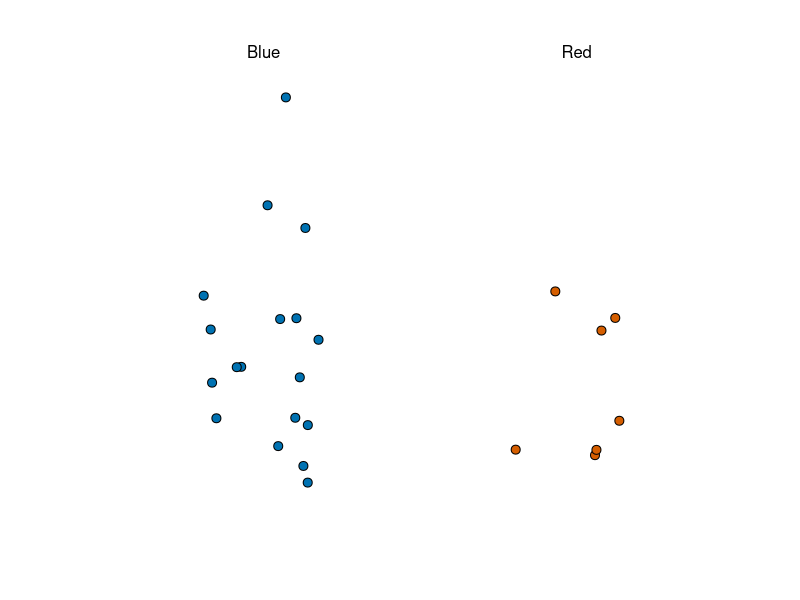
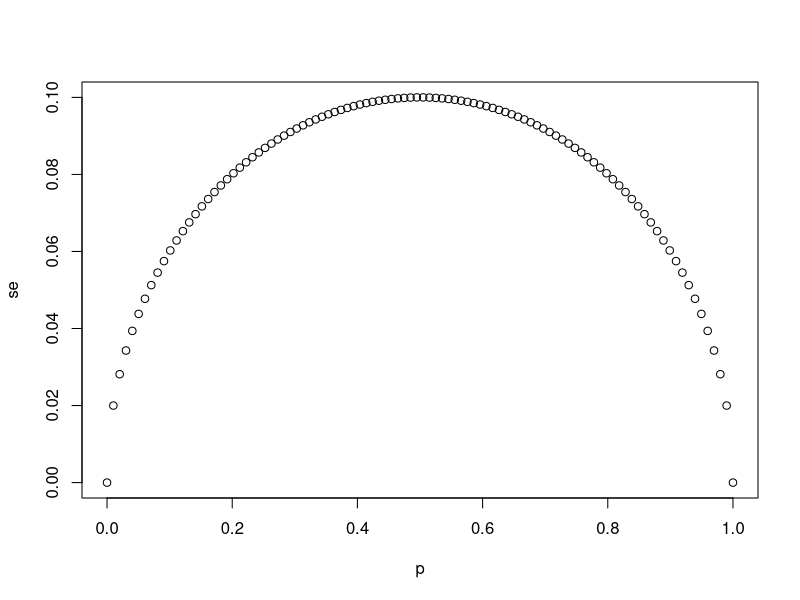
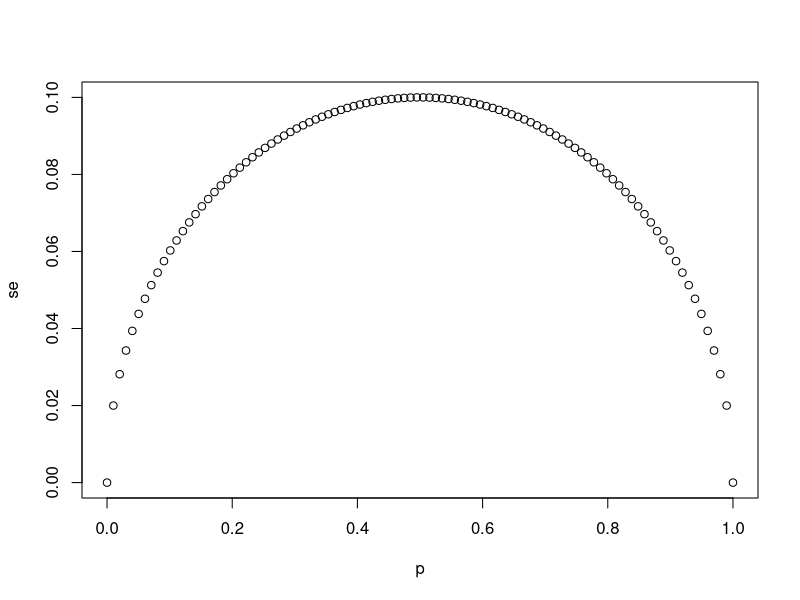
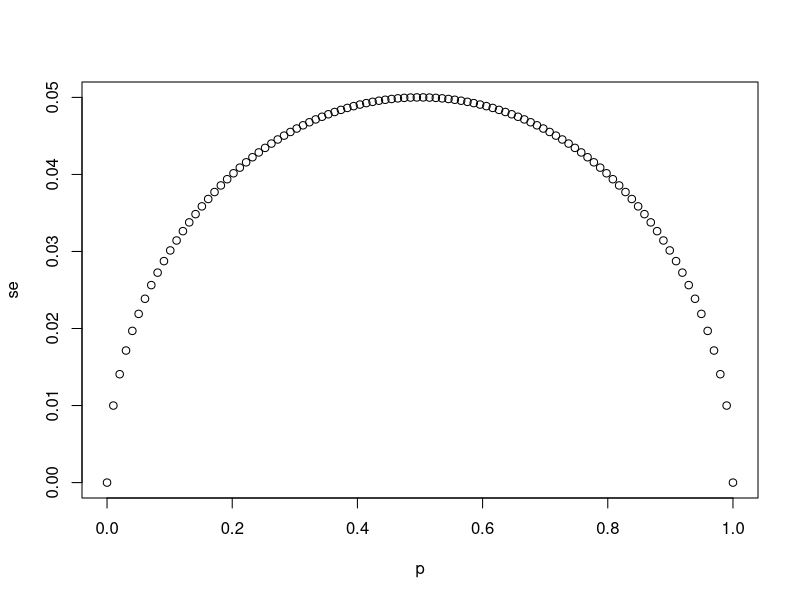
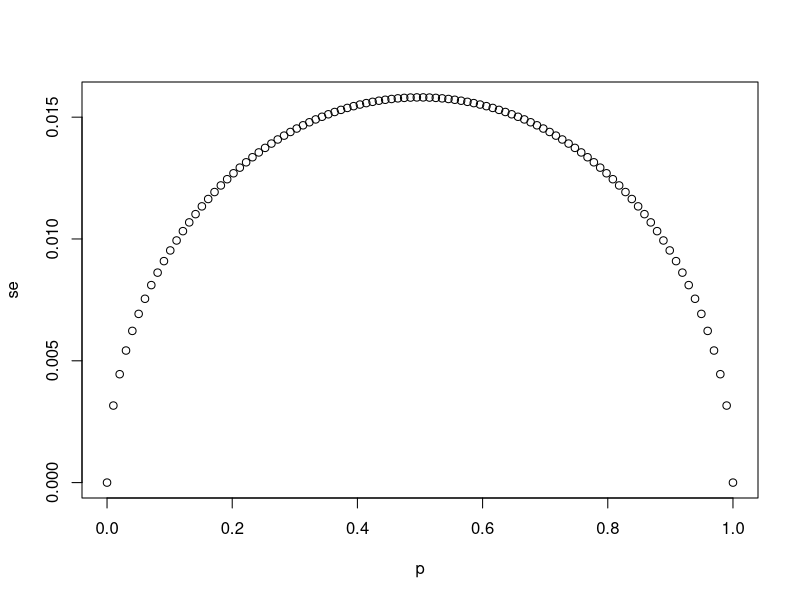
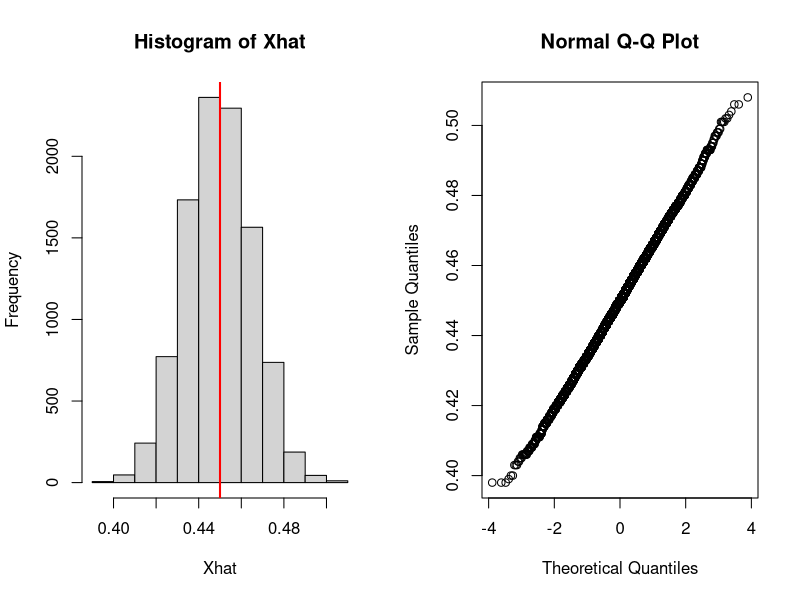
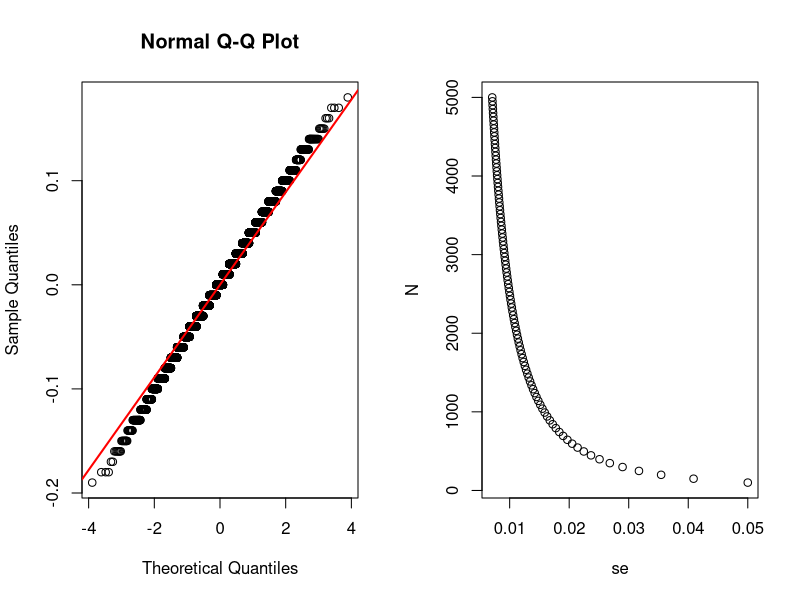

These charts were generated, in order, by the following R code:
## ---- chunk 1
knitr::opts_chunk$set(echo = TRUE)
## ---- chunk 2
library(tidyverse)
library(dslabs)
ds_theme_set()
take_poll(25)

# proportion of blue balls <- p
# proportion of red <- 1 - p
# estimate of spread <- 2p - 1

## ---- chunk 3

# `N` represents the number of people polled
N <- 25

# Create a variable `p` that contains 100 proportions ranging from 0 to 1 using the `seq` function
p <- seq(0, 1, length.out = 100)

# Create a variable `se` that contains the standard error of each sample average
se <- sqrt(p*(1-p)/N)

# Plot `p` on the x-axis and `se` on the y-axis
plot(p,se)

# The vector `p` contains 100 proportions of Democrats ranging from 0 to 1 using the `seq` function
p <- seq(0, 1, length = 100)

# The vector `sample_sizes` contains the three sample sizes
sample_sizes <- c(25, 100, 1000)

# Write a for-loop that calculates the standard error `se` for every value of `p` for each of the three samples sizes `N` in the vector `sample_sizes`. Plot the three graphs, using the `ylim` argument to standardize the y-axis across all three plots.

for (N in sample_sizes) {
  se <- sqrt(p*(1-p)/N)
  plot(p, se)
}

## ---- chunk 4

# `N` represents the number of people polled
N <- 25

# `p` represents the proportion of Democratic voters
p <- 0.45

# Calculate the standard error of the spread. Print this value to the console.

se <- 2*sqrt(p*(1-p)/N)
se

## ---- chunk 5
X_hat <- 0.48 # calculated from example with 12 blue, 13 red balls 
se <- sqrt(X_hat*(1-X_hat)/25)
se # ~ 0.01, one percentage point away

pnorm(0.01/se) - pnorm(-0.01/se) 
# about 8%, means there's a v small chance we'll actually be this close to p
# use CLT to determine which sample sizes will be better
## ---- chunk 6
# prob of the std normal(0,1) being within 2 values from 0
pnorm(2)-pnorm(-2) # ~ 95% that x.bar will be within two stderrs = moe
## ---- chunk 7
# B <- 10000
# N <- 1000
# Xhat <- replicate(B, {
#   X <- sample(c(0,1), size=N, replace=TRUE, prob=c(1-p, p))
#   mean(X)
# })
## ---- chunk 8
p <- 0.45
N <- 1000

X <- sample(c(0,1), size=N, replace=TRUE, prob=c(1-p, p))
Xhat <- mean(X)

B <- 10000
Xhat <- replicate(B, {
  X <- sample(c(0,1), size=N, replace=TRUE, prob=c(1-p, p))
  mean(X)
})

mean(Xhat) # expected : 0.45
sd(Xhat) # expected : 0.15

par(mfrow=c(1,2))
hist(Xhat)
abline(v=0.45, col="red", lwd=2)
qqnorm(Xhat)
## ---- chunk 9
# Write a function called `take_sample` that takes `p` and `N` as arguements and returns the average value, Xhat, of a randomly sampled population.

take_sample <- function(p,N) {
  #sample N elements from a vector of options where Democrats are assigned the value '1' and     #Republicans are assigned the value '0'.
  samp <- sample(c(0,1), N, replace=TRUE,prob=c(1-p, p))
  mean(samp)
}


# Use the `set.seed` function to make sure your answer matches the expected result after random sampling
set.seed(1)

# Define `p` as the proportion of Democrats in the population being polled
p <- 0.45

# Define `N` as the number of people polled
N <- 100

# Call the `take_sample` function to determine the sample average of `N` randomly selected people from a population containing a proportion of Democrats equal to `p`. Print this value to the console.
take_sample(p,N)

# Define `p` as the proportion of Democrats in the population being polled
p <- 0.45

# Define `N` as the number of people polled
N <- 100

# The variable `B` specifies the number of times we want the sample to be replicated
B <- 10000

# Use the `set.seed` function to make sure your answer matches the expected result after random sampling
set.seed(1)

# Create an objected called `errors` that replicates subtracting the result of the `take_sample` function from `p` for `B` replications
B <- 10000
errors <- replicate(B, {
  p - take_sample(p,N)
})
## ---- chunk 10
# Calculate the mean of the errors. Print this value to the console.
mean(errors)

# Define `p` as the proportion of Democrats in the population being polled
p <- 0.45

# Define `N` as the number of people polled
N <- 100

# The variable `B` specifies the number of times we want the sample to be replicated
B <- 10000

# Use the `set.seed` function to make sure your answer matches the expected result after random sampling
set.seed(1)

# We generated `errors` by subtracting the estimate from the actual proportion of Democratic voters
errors <- replicate(B, p - take_sample(p, N))

# Calculate the mean of the absolute value of each simulated error. Print this value to the console.
mean(abs(errors))

# Calculate the probability that the estimated proportion of Democrats in the population is greater than 0.5. Print this value to the console.
1 - pnorm(0.05/(sqrt(0.45*0.55/N)))

## ---- chunk 11

# We generated `errors` by subtracting the estimate from the actual proportion of Democratic voters
errors <- replicate(B, p - take_sample(p, N))

# Calculate the standard deviation of `errors`
sqrt(mean(errors^2))

# Generate a qq-plot of `errors` with a qq-line showing a normal distribution
qqnorm(errors)
qqline(errors, col="red", lwd=2)

## ---- chunk 12
N <- seq(100, 5000, len = 100)
p <- 0.5
se <- sqrt(p*(1-p)/N)
plot(se,N)
## ---- chunk 13
# Define `N` as the number of people polled
N <-100

# Define `X_hat` as the sample average
X_hat <- 0.51

# Define `se_hat` as the standard error of the sample average
se_hat <- sqrt(X_hat*(1-X_hat)/N)

# Calculate the probability that the error is 0.01 or larger
1 - pnorm(0.01/se_hat) + pnorm(-0.01/se_hat)
